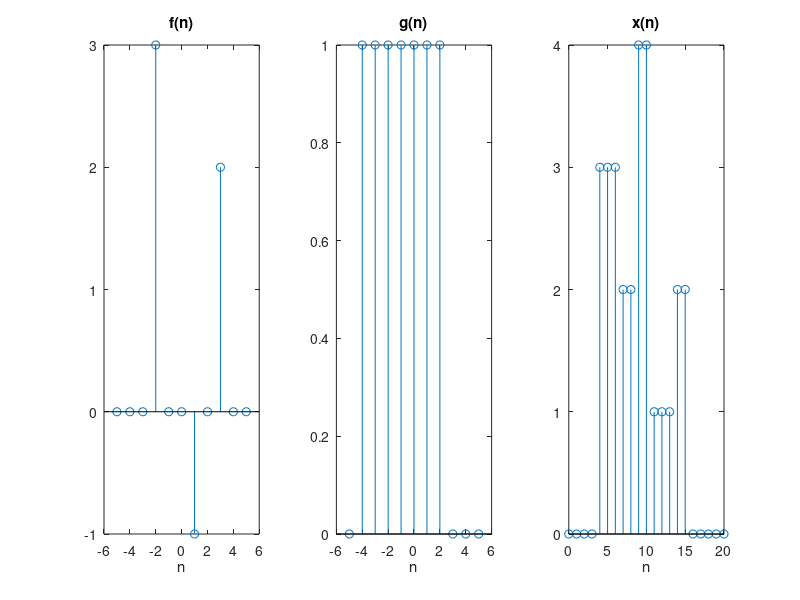

Write MATLAB code to recreate this figure. (Note: this script raises an error after producing the figure.)
%%Matthew Avallone
%%Lab 3

%%1 Convolution of Non-Causal Signals

n = -5:5;
u = @(n) double(n >= 0); %step function
d = @(n) double(n == 0); %delta function

f = @(n) 3.*d(n+2) - d(n-1) + 2.*d(n-3);
g = @(n) u(n+4) - u(n-3);
x = conv(f(n),g(n));

figure(1)

subplot(1, 3, 1)
stem(n, f(n));
title('f(n)')
xlabel('n')

subplot(1, 3, 2)
stem(n, g(n));
title('g(n)')
xlabel('n')

subplot(1, 3, 3)
stem(0:20, x);
title('x(n)')
xlabel('n')

%% 2 Smoothing Data

load DataEOG.txt
x = DataEOG;

figure(2)
subplot(1,2,1)
stem(x)
title('Stem Plotted Graph')
xlabel('n')
subplot(1,2,2)
plot(x)
title('Plot Graph')
xlabel('n')

h = ones(1,11)/11;
figure(3)
stem(h)
title('Impluse Response 1/11')
xlabel('n')

y = conv(x,h);
figure(4)
plot(y)
title('y(n)')
xlabel('n')

%c
figure(5)
plot(x), hold on
plot(y), hold off
title('Plot of X and Y')
xlabel('n')

%d
y2 = y;
y2(1:5) = [];
y2(end-4:end) = [];

figure(6)
plot(x), hold on
plot(y2), hold off
title('Plot of X and Y2')
xlabel('n')

%e
h = ones(1,31)/31;
y3 = conv(x,h);
y3(1:15) = [];
y3(end-14:end) = [];

figure(7)
plot(x), hold on
plot(y3), hold off
title('Plot of X and Y3')
xlabel('n')

%f
h = ones(1,67)/67;
y4 = conv(x,h);
y4(1:33) = [];
y4(end-32:end) = [];

figure(8)
plot(x), hold on
plot(y4), hold off
title('Plot of X and Y4')
xlabel('n')

%% 3: Difference Equations

%a
n = -5:5;
x1 = (n==2);
y1 = mydiffeq(x1);

x2 = (n==4);
y2 = mydiffeq(x2);
y3 = mydiffeq(x1+2*x2);
y5 = y1+2*y2;

figure(9)
subplot(3,2,1)
stem(n,x1)
title('x1')
xlabel('n')

subplot(3,2,2)
stem(n,x2)
title('x2')
xlabel('n')

subplot(3,2,3)
plot(n,y1)
title('y1')
xlabel('n')

subplot(3,2,4)
plot(n,y2)
title('y2')
xlabel('n')

subplot(3,2,5)
plot(n,y3)
title('y3')
xlabel('n')

subplot(3,2,6)
plot(n,y5)
title('y1+2*y2')
xlabel('n')

%b



%c
h1 = [1,zeros(1,100)];
y6 = mydiffeq(h1);
figure(10)
plot(y6)
title('Impulse Response of System')
xlabel('n')

%d
n = -5:60;
u1 = @(n) n>0;
u50 = @(n) n>50;
x = @(n) cos(pi*n / 8) .* (u1(n)-u50(n));
h = @(n) x(n)+2.*x(n-1)-0.95.*h(n-1); %not sure this is what h(n) should be
%y7 = conv(x(n),h(n));
y8 = mydiffeq(x(n));

figure(11)
subplot(1,2,1)
plot(y7)
title('h(n)')
xlabel('n')
subplot(1,2,2)
plot(y8)
title('Function Method')
xlabel('n')

%e
y9 = mydiffeq(h1);
y10 = newdiffeq(h1);

figure(12)
subplot(1,2,1)
plot(y9)
title('Uses mydiffeq')
xlabel('n')

subplot(1,2,2)
plot(y10)
title('Uses newdiffeq')
xlabel('n')

%f
figure(13)
y11 = anotherdiffeq(h1);
plot(y11)
title('Impulse response')
xlabel('n')